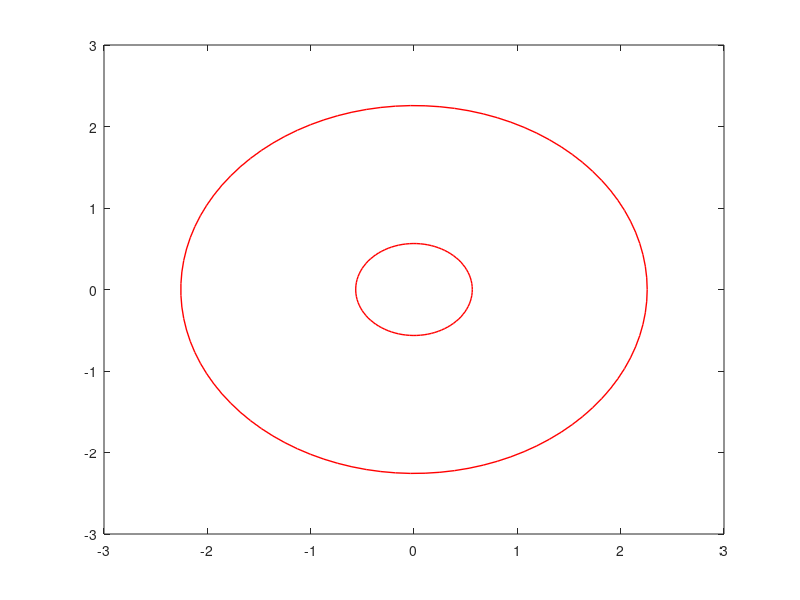

This chart was generated by the following MATLAB code: (Note: this script raises an error after producing the figure.)
%% Фазовый портрет
eps = -.5;
R = -3.4;
m = 1; k = 15;
l = -sqrt(m/pi); a = -1/6; b = sqrt((m+k)/pi)/4-sqrt(m/pi)/4; c = 0;  d = 0;
r_1 = sqrt(m/pi);
r_2 = sqrt((m+k)/pi);
[x, y] = meshgrid(linspace(-3, 3, 1001));
r = sqrt(x.^2 + y.^2);
phi = linspace(0, 2*pi);

dx = -x.*(l+r).*(3*a*(l+r)+2*b)./(r) - y;
dy = -y.*(l+r).*(3*a*(l+r)+2*b)./(r) + x;

figure(1);
plot(r_1*cos(phi), r_1*sin(phi), '-r', 'LineWidth', 1);
hold on;
plot(r_2*cos(phi), r_2*sin(phi), '-r', 'LineWidth', 1);
hold on;
streamslice(x, y, dx, dy)
hold on;
xlabel('x');
ylabel('y');
axis equal;
axis([-3 3 -3 3]);
legend('$r_1$', '$r_2$', '$Stream$', Interpreter = 'latex', FontSize = 10)


